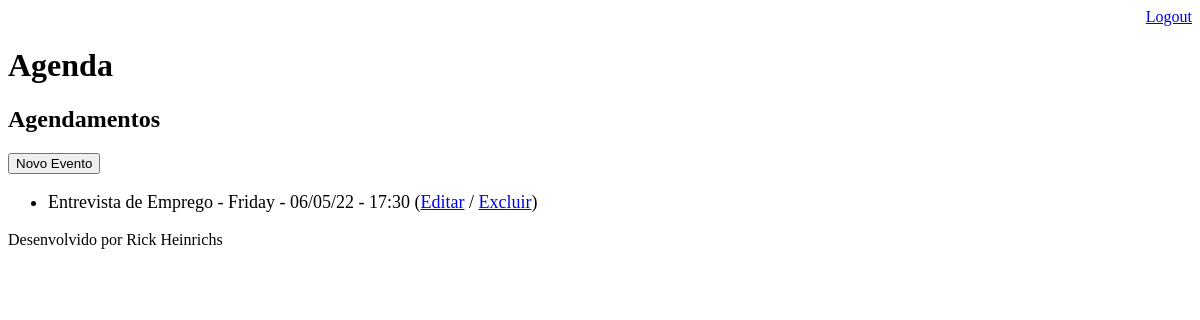
/agenda/ (signed in), run on an earlier commit of the app's database.
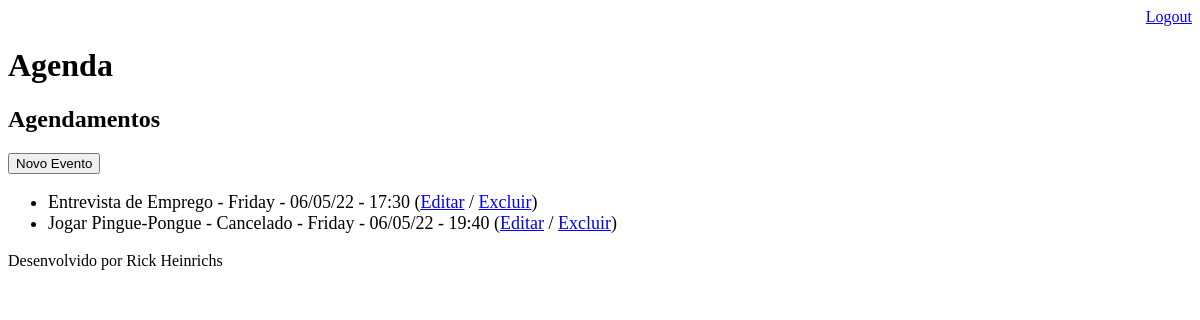
And on a later commit of the database.
### core/models.py (models this page shows, shortened)
class Evento(models.Model):
    titulo = models.CharField(max_length=100)
    descricao = models.TextField(blank=True, null=True)
    data_evento = models.DateTimeField(verbose_name='Data do Evento') #Força o nome no lista
    data_criacao = models.DateTimeField(verbose_name='Data de Criação', auto_now=True)
    usuario = models.ForeignKey(User, on_delete=models.CASCADE) #Cria uma cascata de escolha dos usuários do Django
    class Meta:
        db_table = 'evento' #Força o nome da tabela ser este.
    def get_data_evento(self):
        return self.data_evento.strftime('%A - %d/%m/%y - %H:%M') #Coloca a data no padrão brasileiro
    def get_evento_atrasado(self):
        if self.data_evento < datetime.now():
            return True
        else:
            return False

### core/views.py (the view)
# urls.py: path('agenda/', views.lista_eventos),
@login_required(login_url='/login/') #Força a ter alguém logado para abrir a pagina
def lista_eventos(request):
    usuario = request.user
    data_atual = datetime.now() - timedelta(hours=1)
    evento = Evento.objects.filter(usuario=usuario,
                                   data_evento__gt=data_atual)   # (__lt mostra menores) __gt Mostra apenas eventos = ou a frente da data atual#Todos os ID      #get(id=1) Traz apenas um ID escolhido
    dados = {'eventos':evento} #Cria o dicionario dos eventos
    return render(request, 'agenda.html', dados) #Renderiza para a pagina html

### templates/agenda.html (shortened to what this page needs)
{% extends "model-page.html" %}
{% block content %}
    <h2>Agendamentos</h2>
    <a href="evento/">
        <button type="button">Novo Evento</button>
    </a>
    <ul style="font-size: 18px">  <!- Elemento pai da lista. Aumenta a fonte em CSS->
    {% for evento in eventos %}
        <li>
            <div style=>
                {{ evento.titulo }} - {{evento.get_data_evento}}
                (<a href="evento/?id={{ evento.id }}">Editar</a>
                / <a href="evento/delete/{{ evento.id }}/">Excluir</a>)
            </div>
        </li> <!-'li' elemento de lista desorganizada->
    {% endfor %}
    </ul>
{% endblock %}

### templates/model-page.html
<!DOCTYPE html>
<html lang="en">
<head>
    {% include "model-header.html" %} <!-Neste trecho vai incluir o conteudo do model-header->
</head>
<body>
    {% block content %} {% endblock %} <!-A criacao do bloco infroma que qualquer conteudo sera inserido aqui. Abaixo do header e acima do footer->
    {% include "model-footer.html" %} <!-Neste trecho vai incluir o conteudo do model-footer->
</body>
</html>

### templates/model-header.html (shortened to what this page needs)
    <div align="right">
        <a href="/logout">Logout</a>
    </div>
    <H1>Agenda</H1>

### templates/model-footer.html
<p>Desenvolvido por Rick Heinrichs</p>

What changed in the data, as far as the page shows it:
added Evento: titulo "Jogar Pingue-Pongue - Cancelado", get_data_evento "Friday - 06/05/22 - 19:40"
